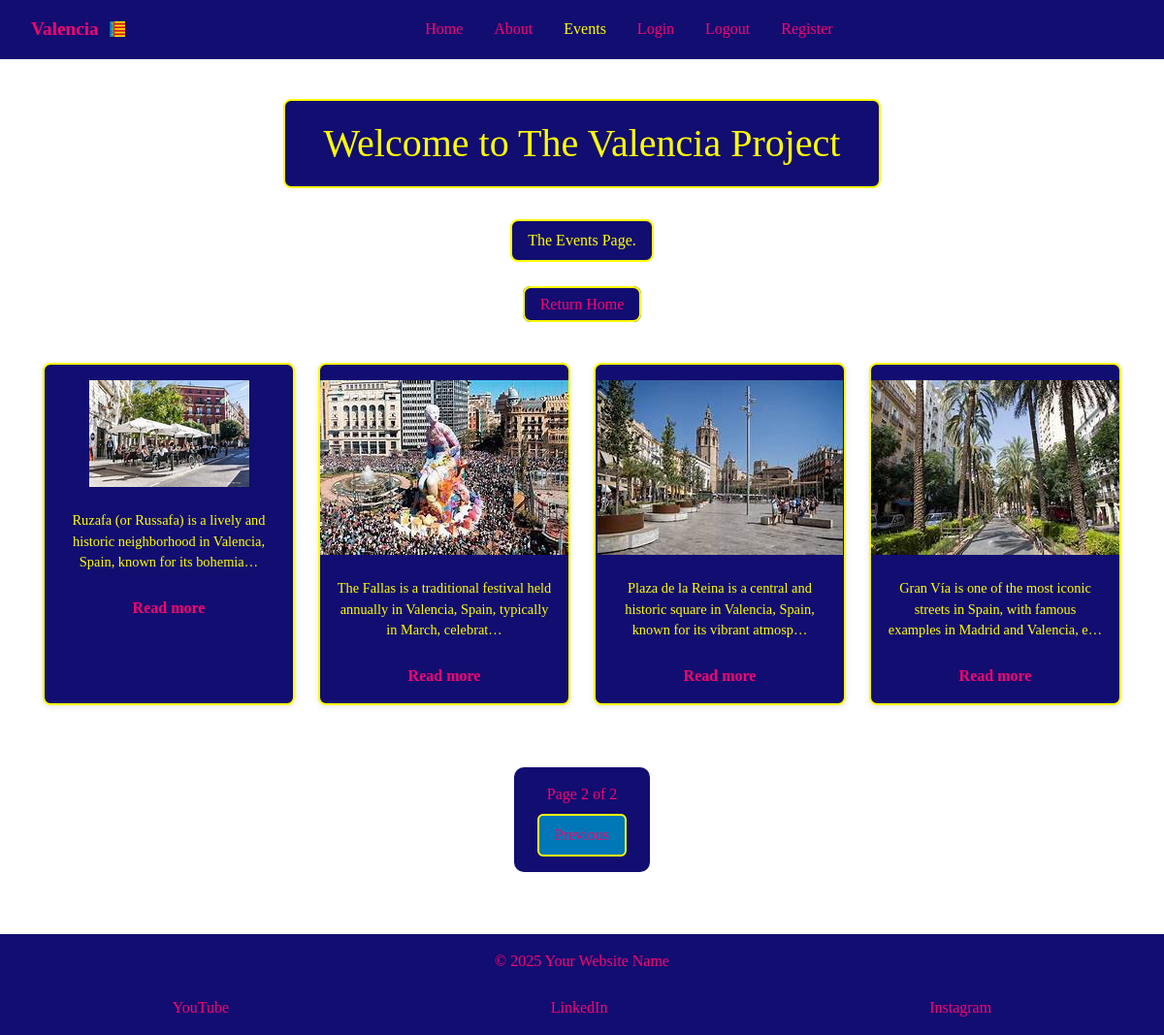
Screenshot of /events/?page=2 with the database file from the repository.
### tourism_es/models.py (models this page shows, shortened)
class CardText(models.Model):
    title = models.CharField(max_length=50, blank=True)
    content = models.TextField()
    image_name = models.CharField(
        max_length=30,
        help_text="Enter the image filename (eg 'science museum.jpg)",
        default='default.jpg',
        blank=True
    )
    saved_by = models.ManyToManyField(User,
                                      related_name='saved_cards', blank=True)

### tourism_es/views.py (the view)
# urls.py: path('events/', views.events, name='events'),
def events(request):
    card_texts = CardText.objects.all().order_by('id')
    paginator = Paginator(card_texts, 4)
    page_number = request.GET.get('page')
    page_obj = paginator.get_page(page_number)
    return render(request, 'events.html', {
        'active_tab': 'events', 'page_obj': page_obj})

### tourism_es/templates/events.html (shortened to what this page needs)
{% extends 'base.html' %}
{% load static %}
{% block content %}
<h1 class="color">Welcome to The Valencia Project</h1>
<p class="color">The Events Page.</p>
<p>
    <a class="color-return" href="{% url 'index' %}">Return Home</a>
</p>
<div class="cards-container">
    {% for card in page_obj %}
    <div class="card" data-url="{% url 'event-details' pk=card.id %}"
     onclick="window.location=this.dataset.url">
     <img src="{% static 'images/' %}{{ card.image_name }}" alt="{{ card.title }}">
     <p>{{ card.content|truncatechars:100}}</p>
     <a href="{% url 'event-details' pk=card.id %}" class="read-more">
        Read more
     </a>
    </div>
    {% empty %}
    <p>No cards yet</p>
    {% endfor %}
</div>
 <div class="pagination">
    <div class="page-number">
        <span class="page-info">
            Page {{ page_obj.number }} of {{ page_obj.paginator.num_pages }}
        </span>
    </div>
    {% if page_obj.has_previous %}
    <div class="prev-wrapper">
        <a href="?page={{ page_obj.previous_page_number }}" class="prev-btn">Previous</a>
    </div>
    {% endif %}
 </div>
{% endblock %}

### tourism_es/static/CSS/tourism.css (style rules this page uses)
* { box-sizing: border-box; margin: 0; padding: 0; }
html, body { height: 100%; font-family: "Times New Roman", Times, serif; overflow-x: hidden; }
body { display: flex; flex-direction: column; min-height: 100vh; padding-top: 4.375rem; background: url('../images/City-of-Arts-and-Sci.png') center center / cover no-repeat fixed; image-rendering: auto; }
.color { color: yellow; text-align: center; margin: 0em auto; padding: 0.5em 1em; border: 2px solid yellow; border-radius: 8px; background: #120d71; }
a.color-return { text-align: center; margin: 0em auto; padding: 0.5em 1em; border: 2px solid yellow; border-radius: 8px; background: #120d71; color: #f8046f; text-decoration: none; }
.cards-container, .grid-container { display: flex; flex-wrap: wrap; justify-content: center; gap: 1.5rem; width: 100%; max-width: 1200px; padding: 0 1rem; margin: 0 auto; }
.card, .grid { background-color: #120d71; border: 2px solid yellow; border-radius: 8px; box-shadow: 0 2px 6px rgba(0,0,0,0.1); overflow: hidden; display: flex; flex-direction: column; justify-content: flex-start; align-items: center; text-align: center; transition: transform 0.3s, box-shadow 0.3s; min-height: 350px; padding: 1rem; gap: 1rem; cursor: pointer; flex: 0 1 calc(25% - 1.5rem); max-width: calc(25% - 1.5rem); }
.cards-container .card:nth-child(1), .grid-container .grid:nth-child(1) { order: 1; }
.cards-container .card:nth-child(2), .grid-container .grid:nth-child(2) { order: 3; }
.cards-container .card:nth-child(3), .grid-container .grid:nth-child(3) { order: 2; }
.card, .grid { background-color: #120d71; border: 2px solid yellow; border-radius: 8px; box-shadow: 0 2px 6px rgba(0,0,0,0.1); overflow: hidden; display: flex; flex-direction: column; justify-content: flex-start; align-items: center; text-align: center; transition: transform 0.3s, box-shadow 0.3s; min-height: 350px; padding: 1rem; gap: 1rem; width: 100%; max-width: 350px; cursor: pointer; }
.grid p, .card p { font-size: 0.9rem; margin: 0.5rem 0 0; flex-shrink: 0; color: yellow; }
.card .read-more, .grid .read-more { margin-top: 0.5rem; text-decoration: none; color: #f8046f; font-weight: bold; }
.pagination { width: fit-content; margin: 2rem auto; padding: 1rem 1.5rem; background: #120d71; border-radius: 10px; display: flex; flex-direction: column; gap: 0.5rem; color: #f8046f; }
.pagination .prev-wrapper, .pagination .next-wrapper { display: flex; justify-content: center; }
.pagination a { display: inline-block; padding: 0.5rem 1rem; border: 2px solid yellow; border-radius: 6px; background: #0077b6; color: #f8046f; text-decoration: none; transition: background 0.2s, color 0.2s; }

### rows the page displays
CardText: image_name (picture), content "The Fallas is a traditional festival held annually in Valencia, Spain, typically in March, celebrat…"
CardText: image_name (picture), content "Gran Vía is one of the most iconic streets in Spain, with famous examples in Madrid and Valencia, e…"
CardText: image_name (picture), content "Plaza de la Reina is a central and historic square in Valencia, Spain, known for its vibrant atmosp…"
CardText: image_name (picture), content "Ruzafa (or Russafa) is a lively and historic neighborhood in Valencia, Spain, known for its bohemia…"

### other values shown
{{ page_obj.number }} "2"
{{ page_obj.paginator.num_pages }} "2"
